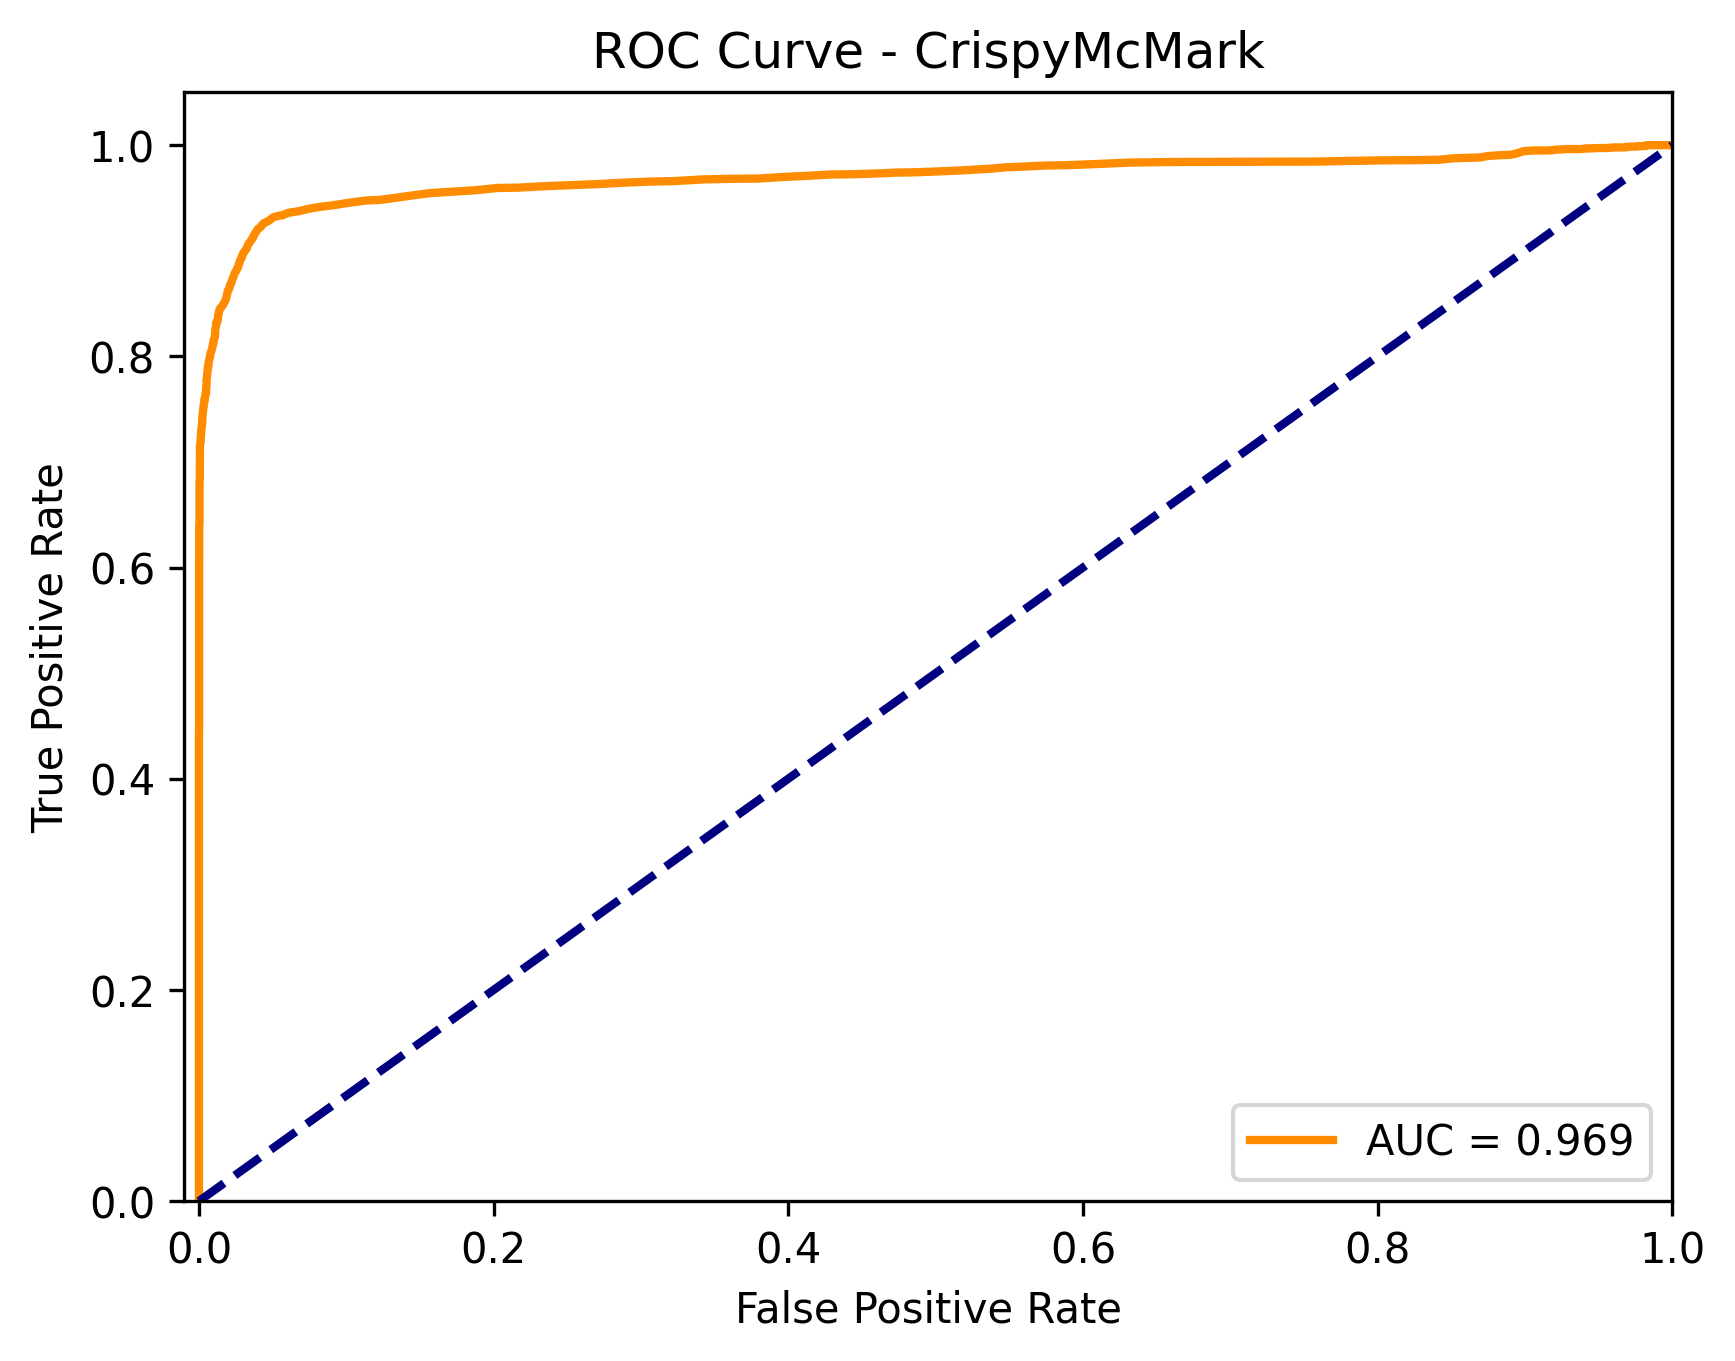

Generate this figure with Python:
import numpy as np
import random
import time
import sys
import os

from detection_crispymcmark import extraction
from sklearn.metrics import roc_curve, auc
from matplotlib import pyplot as plt
from attack import attack_config
from embedding import embedding
from cv2 import imread, imwrite

from wpsnr import wpsnr

WATERMARKED_IMAGES_PRE = "./roc_calculation_images/crispymcmark_"
WATERMARK_PATH = "crispymcmark.npy"
SAMPLE_IMAGES_FOLDER = "images"
SAMPLE_PER_IMAGE = 25


def similarity(X, X_star):
    """Compute bit error rate (BER) based similarity for binary watermarks"""
    X = X.astype(np.uint8)
    X_star = X_star.astype(np.uint8)

    # Calculate number of matching bits
    matches = np.sum(X == X_star)
    total = len(X)

    # Similarity: 1.0 = perfect match, 0.0 = all bits different
    similarity_score = matches / total

    return similarity_score


def random_attack(img):
    """Select a random attack from the attack_config and apply it to the image."""
    attack_name = random.choice(list(attack_config.keys()))
    attack_func = attack_config[attack_name]
    # Random strength between 0.0 and 1.0
    strength = random.uniform(0.0, 3.0)
    attacked = attack_func(img, strength)
    return attacked


def sorted_rocs(rocs, threshold):
    return sorted(
        [r if r[0] < threshold else (0, 0, 0) for r in rocs], key=lambda k: k[1]
    )[-1]


def _progress_bar(current, total, prefix="Progress", bar_length=40):
    """Mostra una progress bar nel terminale"""
    percent = float(current) / float(total)
    filled_length = int(bar_length * percent)
    bar = "█" * filled_length + "-" * (bar_length - filled_length)
    sys.stdout.write(f"\r{prefix}: |{bar}| {percent*100:.1f}% ({current}/{total})")
    sys.stdout.flush()
    if current >= total:
        sys.stdout.write("\n")
        sys.stdout.flush()


def compute_roc(save_watermarked_images=False):
    # start time
    start = time.time()

    sample_images = []
    # loop for importing images from sample_images folder
    for filename in os.listdir(SAMPLE_IMAGES_FOLDER):
        if filename.endswith(".bmp"):
            path_tmp = os.path.join(SAMPLE_IMAGES_FOLDER, filename)
            sample_images.append(path_tmp)

    # sample_images.sort()

    # load the watermark
    watermark = np.load(WATERMARK_PATH)
    watermark_size = watermark.shape[0]

    # scores and labels are two lists we will use to append the values of similarity and their labels
    # In scores we will append the similarity between our watermarked image and the attacked one,
    # or  between the attacked watermark and a random watermark
    # In labels we will append the 1 if the scores was computed between the watermarked image and the attacked one,
    # and 0 otherwise
    scores = []
    labels = []

    total_images = len(sample_images)
    total_samples = total_images * (SAMPLE_PER_IMAGE + 1)
    current_sample_global = 0

    for idx, image_path in enumerate(sample_images, 1):

        # 1. Embed the watermark into the original image
        watermarked_image = embedding(image_path, WATERMARK_PATH)

        if save_watermarked_images:
            name = image_path.split("/")[1]
            imwrite(WATERMARKED_IMAGES_PRE + name, watermarked_image)

        # ================== ADDITIONS NOT REQUIRED IN CHALLENGE RULES ==========
        # othermark = np.random.uniform(0.0, 1.0, watermark_size)
        # othermark = np.uint8(np.rint(othermark))
        # np.save("./tpm-attacks/othermark.npy", othermark)
        # othermarked_image = embedding.embedding(original_image,"./tmp_attacks/othermark.npy")
        # ====================================================================

        # read original image
        original_image = imread(image_path, 0)

        # 2. Apply random attacks and extract watermark
        sample = 0
        while sample <= SAMPLE_PER_IMAGE:
            # Aggiorna la progress bar
            current_sample_global += 1
            # _progress_bar(
            #     current_sample_global,
            #     total_samples,
            #     f"Calculating ROC (Image {idx - 1}/{total_images - 1})",
            # )

            # fakemark is the watermark for H0
            fakemark = np.random.randint(0, 2, size=watermark_size, dtype=np.uint8)

            # random attack to watermarked image
            attacked_image = random_attack(watermarked_image)
            attacked_original_image = random_attack(original_image)

            _, block_mask = extraction(original_image, watermarked_image, watermarked_image)

            # check if we are extracting the correct mark from an attacked image
            extracted_watermark, _ = extraction(
                original_image, watermarked_image, attacked_image, block_mask
            )

            wp = wpsnr(watermarked_image, attacked_image)
            print(f"Calculating ROC (Image {idx}/{total_images}) wPSNR {wp:.2f}", end="\n")
            if wp <= 25:
                scores.append(similarity(watermark, extracted_watermark))
                labels.append(0)
            else:
                scores.append(similarity(watermark, extracted_watermark))
                labels.append(1)

            scores.append(similarity(fakemark, extracted_watermark))
            labels.append(0)

            # ================== ADDITIONS NOT REQUIRED IN CHALLENGE RULES ==========
            # check if we are able to embed and extract a different watermark
            # shows how much information about our watermark we are hardcoding
            # still, not needed for the challenge
            # extracted_othermark = detection.extraction(original_image, othermarked_image, attacked_image)
            #
            # scores.append(similarity(othermark, extracted_othermark))
            # labels.append(1)
            #
            # scores.append(similarity(fakemark, extracted_othermark))
            # labels.append(0)

            # check that passing original(modified by attacks too) as attacked does not find watermark
            extracted_watermark, _ = extraction(
                original_image, watermarked_image, attacked_original_image, block_mask
            )

            

            scores.append(similarity(watermark, extracted_watermark))
            labels.append(0)



            # =======================================================================

            sample += 1

    # compute ROC
    fpr, tpr, tau = roc_curve(
        np.asarray(labels), np.asarray(scores), drop_intermediate=False
    )

    rocs = zip(fpr, tpr, tau)

    fp, tp, T = sorted_rocs(rocs, 0.0001)
    print(f"FPR<0.0001  = FPR {fp:.4f} -> TPR: {tp:.2f} threshold: {T:.2f}")

    rocs = zip(fpr, tpr, tau)
    fp, tp, T = sorted_rocs(rocs, 0.01)
    print(f"FPR<0.01    = FPR {fp:.4f} -> TPR: {tp:.2f} threshold: {T:.2f}")

    rocs = zip(fpr, tpr, tau)
    fp, tp, T = sorted_rocs(rocs, 0.1)
    print(f"FPR<0.1     = FPR {fp:.4f} -> TPR: {tp:.2f} threshold: {T:.2f}")

    rocs = zip(fpr, tpr, tau)
    fp, tp, T = sorted_rocs(rocs, 1.0)
    print(f"Highest TPR = FPR {fp:.4f} -> TPR: {tp:.2f} threshold: {T:.2f}")

    # end time
    end = time.time()
    print("[COMPUTE ROC] Time: %0.2f seconds" % (end - start))

    # compute AUC
    roc_auc = auc(fpr, tpr)
    print("AUC: %0.4f" % roc_auc)

    plt.figure()
    lw = 2
    plt.plot(fpr, tpr, color="darkorange", lw=lw, label="AUC = %0.3f" % roc_auc)
    plt.plot([0, 1], [0, 1], color="navy", lw=lw, linestyle="--")
    plt.xlim([-0.01, 1.0])
    plt.ylim([0.0, 1.05])
    plt.xlabel("False Positive Rate")
    plt.ylabel("True Positive Rate")
    plt.title("ROC Curve - CrispyMcMark")
    plt.legend(loc="lower right")
    plt.savefig("roc_crispymcmark.png", dpi=300, bbox_inches="tight")
    plt.show()


if __name__ == "__main__":
    compute_roc()
